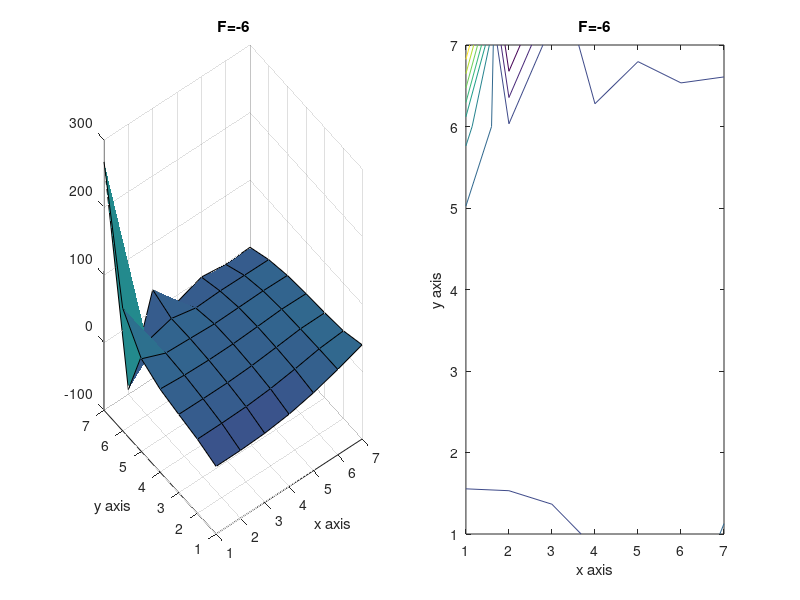

This chart was generated by the following MATLAB code:
%Matlab Code to solve Poisson's equation with Gauss Seidel Method with the following conditions in the problem statement. 
% Jose Chavez  1161146 
clear all; clc; 

%% Given Conditions 
ax = -pi; 
ay = -pi; 
bx = pi; 
by = pi; 
N=input('Value of X Intenal Nodes='); % Number of points on the internal nodes for N and M%
M=input('Value of Y Internal Nodes='); 
tic
Me=M+2; %Number of points including exterior boundary points for Ne and Me%
Ne=N+2; 
% this generates the x and y values that will be used to calculate 
x = linspace(-pi,pi,Ne); 
y = linspace(-pi,pi,Me); 
%% 
for i=1:Ne
    for j=1:Me
        U(i,j)=1+x(i)^2+2.*y(j)^2;
    end
end %U initial guess %

% For loop solving for right hand side with F equation with i,j indices% 

F = -6*ones(N+2,M+2);
  

%% Boundary Conditions for "top" and "bottom" 

% Bottom boundary values 
phi = ((x - ax).^2 ) .* sin( (pi *(x- ax)) / (2*(bx-ax)) ) ; 

% Top boundary values 
psy = cos (pi*(x-ax)).*cosh(bx-x); 

% place these known values in the solution grid 

U(1,:) = phi; 
U(N+2,:) = psy; 
%% Left and Right Boundary points 
%   Using the given neumann condition yields special cases of the Gauss-siedel iteration that can be used along entire "side" boundaries. 
%   F and U is computed in solution grid 
% Multipliers that are used in the iterations. 
dx = 2*pi/(N+1); 
B = 1/dx.^2;
dy = 2*pi/(M+1); 
C = 1/dy.^2;
den= -2*(B+C); 

% Normalize Multipliers%
B = B/den; 
C = C/den; 
F = F/den; 
den = 1; 
error=10; 
error_iterations=0;
save('Variables.mat');
load('Variables.mat');
% check for diagonal dominance of elements 
abs(den) >= abs(2*B+2*C)
while error>10^-10; 
    W=U; 

for i = 2:N+1; 
     
    % Left boundary 
    U(i,1) = den*(  F(i,1) - (2*B)*U(i,2) - C*U(i-1,1) - C*U(i+1,1) );
    
    % Right Boundary 
    U(i,N+2) = den*(  F(i,N+2) - (2*B)*U(i,N+1) - C*U(i-1,N+2) - C*U(i+1,N+2) ); 
end 

%% Gauss-Siedel iterating the general U equation%

for i = 2:N+1; 
    for j = 2:M+1; 
        U(i,j) = den*(  F(i,j) - C*U(i+1,j) - C*U(i-1,j)- B*U(i,j+1) - B*U(i,j-1) ); 
    end 
end 
error=abs(max(max(((W-U)./W)))); 
error_iterations=error_iterations+1;
end 
toc 
error_iterations
figure 
subplot(1,2,1),surf(U),xlabel('x axis'),ylabel('y axis'),title('F=-6');

subplot(1,2,2),contour(U),xlabel('x axis'),ylabel('y axis'),title('F=-6');